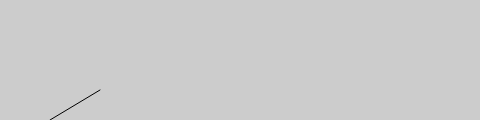
Frame 1 (no input)
Frame 60 (no input): identical to frame 1, image omitted
Frame 120 (the mouse pressed at the canvas centre since frame 60): identical to frame 1, image omitted

The p5.js sketch that drew this single still picture (run headless with seeded random() and noise() and a simulated clock; from frame 60 on, the mouse is pressed at the canvas centre):

// p5.js sketch
// ── sketch.js
function setup() {
    createCanvas(480,120);
}

function draw() {
  background(204);
    beginShape();
    vertex(50, 120);
    vertex(100, 90);
    endShape();
    fill(0);

}
